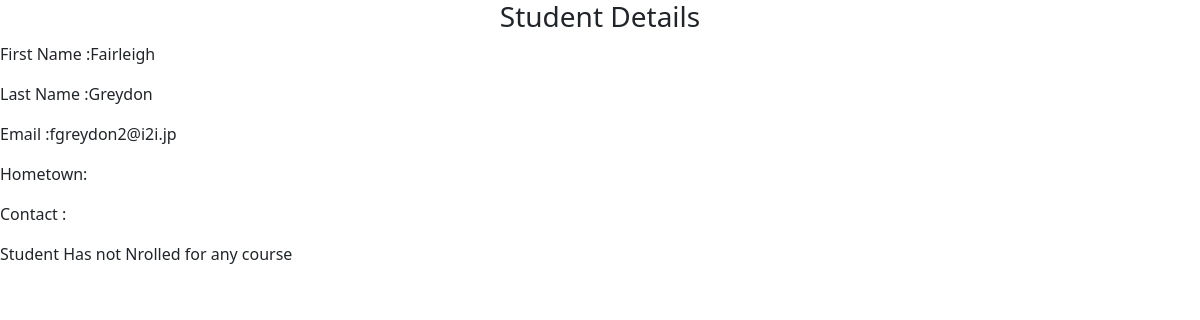
/student_details/3, run on an earlier commit of the app's database.
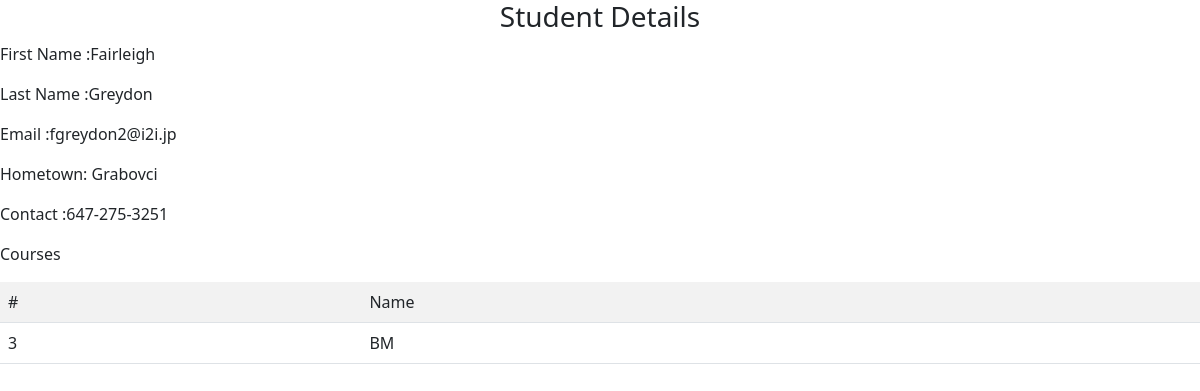
And on a later commit of the database.
### model.py (models this page shows)
class BioData(db.Model):
    __tablename__ = 'biodata'
    id = db.Column(db.Integer(), primary_key=True)
    hometown = db.Column(db.String())
    contact = db.Column(db.String())
    student_id = db.Column(db.Integer(), db.ForeignKey('student.id'))
    student = db.relationship('Student', back_populates = 'biodata', uselist=False)

class Course(db.Model):
    __tablename__ ='course'
    id =  db.Column(db.Integer(), primary_key=True)
    name = db.Column(db.String())
    students  = db.relationship('Student', secondary=student_course, back_populates='courses')

### app.py (the view)
@app.route('/student_details/<int:id>')
def student_details(id):
    student = Student.query.filter_by(id=id).first()
    return render_template('student-details.html',student=student)

### templates/student-details.html
{% extends 'base.html' %}
{% block main %}
<h3 class="text-center">Student Details</h3>
<p> First Name :{{student.first_name}}</p>
<p> Last Name :{{student.last_name}}</p>
<p> Email :{{student.email}}</p>
<p>Hometown: {{student.biodata.hometown}}</p>
<p>Contact :{{student.biodata.contact}}</p>
{% if student.courses %}
<p>Courses</p>
<table class="table table-striped">
    <tr>
        <td>#</td>
        <td>Name</td>
    </tr>
    {% for course in student.courses  %}
    <tr>
        <td>{{course.id}}</td>
        <td>{{course.name}}</td>
    </tr>
    {% endfor %}
</table>
{% else %}
<p>Student Has not Nrolled for any course</p>
{% endif %}
{% endblock main %}

What changed in the data, as far as the page shows it:
added BioData: biodata.hometown "Grabovci", biodata.contact "647-275-3251"
added Course: id "3", name "BM"
Also different on the page:
text no longer shown: "Student Has not Nrolled for any course"
text now shown: "Courses # Name"
